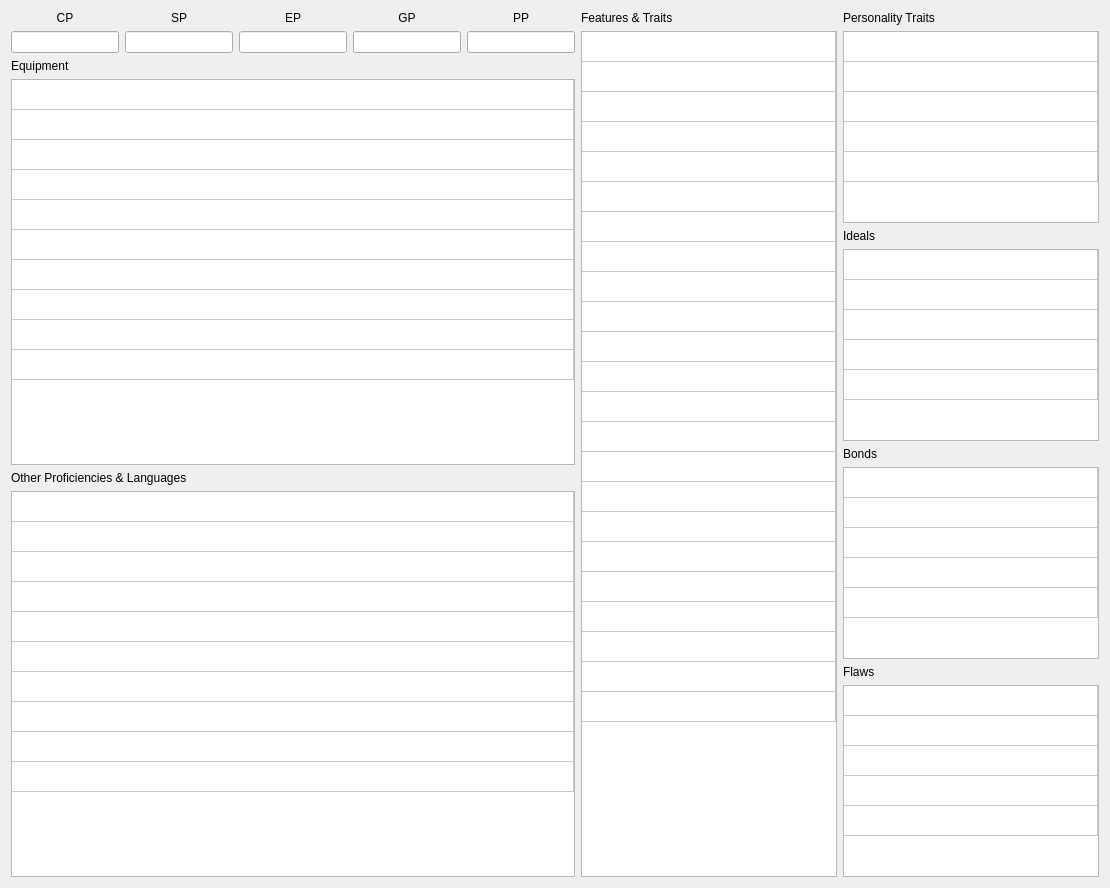
     <widget class="QWidget" name="tab_2">
      <attribute name="title">
       <string>Character Info</string>
      </attribute>
      <layout class="QHBoxLayout" name="horizontalLayout_8">
       <item>
        <layout class="QVBoxLayout" name="verticalLayout_22">
         <item>
          <layout class="QHBoxLayout" name="horizontalLayout_7">
           <item>
            <layout class="QVBoxLayout" name="verticalLayout_25">
             <item>
              <widget class="QLabel" name="label_31">
               <property name="sizePolicy">
                <sizepolicy hsizetype="Minimum" vsizetype="Maximum">
                 <horstretch>0</horstretch>
                 <verstretch>0</verstretch>
                </sizepolicy>
               </property>
               <property name="minimumSize">
                <size>
                 <width>10</width>
                 <height>0</height>
                </size>
               </property>
               <property name="text">
                <string>CP</string>
               </property>
               <property name="alignment">
                <set>Qt::AlignCenter</set>
               </property>
              </widget>
             </item>
             <item>
              <widget class="QLineEdit" name="lineEdit_cp">
               <property name="sizePolicy">
                <sizepolicy hsizetype="Minimum" vsizetype="Fixed">
                 <horstretch>0</horstretch>
                 <verstretch>0</verstretch>
                </sizepolicy>
               </property>
               <property name="minimumSize">
                <size>
                 <width>10</width>
                 <height>0</height>
                </size>
               </property>
               <property name="alignment">
                <set>Qt::AlignCenter</set>
               </property>
              </widget>
             </item>
            </layout>
           </item>
           <item>
            <layout class="QVBoxLayout" name="verticalLayout_27">
             <item>
              <widget class="QLabel" name="label_32">
               <property name="sizePolicy">
                <sizepolicy hsizetype="Minimum" vsizetype="Maximum">
                 <horstretch>0</horstretch>
                 <verstretch>0</verstretch>
                </sizepolicy>
               </property>
               <property name="minimumSize">
                <size>
                 <width>10</width>
                 <height>0</height>
                </size>
               </property>
               <property name="text">
                <string>SP</string>
               </property>
               <property name="alignment">
                <set>Qt::AlignCenter</set>
               </property>
              </widget>
             </item>
             <item>
              <widget class="QLineEdit" name="lineEdit_sp">
               <property name="sizePolicy">
                <sizepolicy hsizetype="Minimum" vsizetype="Fixed">
                 <horstretch>0</horstretch>
                 <verstretch>0</verstretch>
                </sizepolicy>
               </property>
               <property name="minimumSize">
                <size>
                 <width>10</width>
                 <height>0</height>
                </size>
               </property>
               <property name="alignment">
                <set>Qt::AlignCenter</set>
               </property>
              </widget>
             </item>
            </layout>
           </item>
           <item>
            <layout class="QVBoxLayout" name="verticalLayout_26">
             <item>
              <widget class="QLabel" name="label_33">
               <property name="sizePolicy">
                <sizepolicy hsizetype="Minimum" vsizetype="Maximum">
                 <horstretch>0</horstretch>
                 <verstretch>0</verstretch>
                </sizepolicy>
               </property>
               <property name="minimumSize">
                <size>
                 <width>20</width>
                 <height>0</height>
                </size>
               </property>
               <property name="text">
                <string>EP</string>
               </property>
               <property name="alignment">
                <set>Qt::AlignCenter</set>
               </property>
              </widget>
             </item>
             <item>
              <widget class="QLineEdit" name="lineEdit_ep">
               <property name="sizePolicy">
                <sizepolicy hsizetype="Minimum" vsizetype="Fixed">
                 <horstretch>0</horstretch>
                 <verstretch>0</verstretch>
                </sizepolicy>
               </property>
               <property name="minimumSize">
                <size>
                 <width>10</width>
                 <height>0</height>
                </size>
               </property>
               <property name="alignment">
                <set>Qt::AlignCenter</set>
               </property>
              </widget>
             </item>
            </layout>
           </item>
           <item>
            <layout class="QVBoxLayout" name="verticalLayout_29">
             <item>
              <widget class="QLabel" name="label_35">
               <property name="sizePolicy">
                <sizepolicy hsizetype="Minimum" vsizetype="Maximum">
                 <horstretch>0</horstretch>
                 <verstretch>0</verstretch>
                </sizepolicy>
               </property>
               <property name="minimumSize">
                <size>
                 <width>10</width>
                 <height>0</height>
                </size>
               </property>
               <property name="text">
                <string>GP</string>
               </property>
               <property name="alignment">
                <set>Qt::AlignCenter</set>
               </property>
              </widget>
             </item>
             <item>
              <widget class="QLineEdit" name="lineEdit_gp">
               <property name="sizePolicy">
                <sizepolicy hsizetype="Minimum" vsizetype="Fixed">
                 <horstretch>0</horstretch>
                 <verstretch>0</verstretch>
                </sizepolicy>
               </property>
               <property name="minimumSize">
                <size>
                 <width>10</width>
                 <height>0</height>
                </size>
               </property>
               <property name="alignment">
                <set>Qt::AlignCenter</set>
               </property>
              </widget>
             </item>
            </layout>
           </item>
           <item>
            <layout class="QVBoxLayout" name="verticalLayout_28">
             <item>
              <widget class="QLabel" name="label_34">
               <property name="sizePolicy">
                <sizepolicy hsizetype="Minimum" vsizetype="Maximum">
                 <horstretch>0</horstretch>
                 <verstretch>0</verstretch>
                </sizepolicy>
               </property>
               <property name="minimumSize">
                <size>
                 <width>10</width>
                 <height>0</height>
                </size>
               </property>
               <property name="text">
                <string>PP</string>
               </property>
               <property name="alignment">
                <set>Qt::AlignCenter</set>
               </property>
              </widget>
             </item>
             <item>
              <widget class="QLineEdit" name="lineEdit_pp">
               <property name="sizePolicy">
                <sizepolicy hsizetype="Minimum" vsizetype="Fixed">
                 <horstretch>0</horstretch>
                 <verstretch>0</verstretch>
                </sizepolicy>
               </property>
               <property name="minimumSize">
                <size>
                 <width>10</width>
                 <height>0</height>
                </size>
               </property>
               <property name="alignment">
                <set>Qt::AlignCenter</set>
               </property>
              </widget>
             </item>
            </layout>
           </item>
          </layout>
         </item>
         <item>
          <widget class="QLabel" name="label_28">
           <property name="sizePolicy">
            <sizepolicy hsizetype="Preferred" vsizetype="Maximum">
             <horstretch>0</horstretch>
             <verstretch>0</verstretch>
            </sizepolicy>
           </property>
           <property name="text">
            <string>Equipment</string>
           </property>
          </widget>
         </item>
         <item>
          <widget class="QTableWidget" name="tableWidget_equipment">
           <property name="sizePolicy">
            <sizepolicy hsizetype="Minimum" vsizetype="Expanding">
             <horstretch>0</horstretch>
             <verstretch>0</verstretch>
            </sizepolicy>
           </property>
           <property name="minimumSize">
            <size>
             <width>20</width>
             <height>0</height>
            </size>
           </property>
           <property name="rowCount">
            <number>10</number>
           </property>
           <property name="columnCount">
            <number>1</number>
           </property>
           <attribute name="horizontalHeaderVisible">
            <bool>false</bool>
           </attribute>
           <attribute name="horizontalHeaderStretchLastSection">
            <bool>true</bool>
           </attribute>
           <attribute name="verticalHeaderVisible">
            <bool>false</bool>
           </attribute>
           <row/>
           <row/>
           <row/>
           <row/>
           <row/>
           <row/>
           <row/>
           <row/>
           <row/>
           <row/>
           <column/>
          </widget>
         </item>
         <item>
          <widget class="QLabel" name="label_36">
           <property name="text">
            <string>Other Proficiencies &amp; Languages</string>
           </property>
          </widget>
         </item>
         <item>
          <widget class="QTableWidget" name="tableWidget_languages">
           <property name="sizePolicy">
            <sizepolicy hsizetype="Minimum" vsizetype="Expanding">
             <horstretch>0</horstretch>
             <verstretch>0</verstretch>
            </sizepolicy>
           </property>
           <property name="minimumSize">
            <size>
             <width>20</width>
             <height>0</height>
            </size>
           </property>
           <property name="rowCount">
            <number>10</number>
           </property>
           <property name="columnCount">
            <number>1</number>
           </property>
           <attribute name="horizontalHeaderVisible">
            <bool>false</bool>
           </attribute>
           <attribute name="horizontalHeaderStretchLastSection">
            <bool>true</bool>
           </attribute>
           <attribute name="verticalHeaderVisible">
            <bool>false</bool>
           </attribute>
           <row/>
           <row/>
           <row/>
           <row/>
           <row/>
           <row/>
           <row/>
           <row/>
           <row/>
           <row/>
           <column/>
          </widget>
         </item>
        </layout>
       </item>
       <item>
        <layout class="QVBoxLayout" name="verticalLayout_30">
         <item>
          <widget class="QLabel" name="label_29">
           <property name="text">
            <string>Features &amp; Traits</string>
           </property>
          </widget>
         </item>
         <item>
          <widget class="QTableWidget" name="tableWidget_featuresTraits">
           <property name="sizePolicy">
            <sizepolicy hsizetype="Expanding" vsizetype="Expanding">
             <horstretch>0</horstretch>
             <verstretch>0</verstretch>
            </sizepolicy>
           </property>
           <property name="minimumSize">
            <size>
             <width>20</width>
             <height>0</height>
            </size>
           </property>
           <property name="rowCount">
            <number>23</number>
           </property>
           <property name="columnCount">
            <number>1</number>
           </property>
           <attribute name="horizontalHeaderVisible">
            <bool>false</bool>
           </attribute>
           <attribute name="horizontalHeaderStretchLastSection">
            <bool>true</bool>
           </attribute>
           <attribute name="verticalHeaderVisible">
            <bool>false</bool>
           </attribute>
           <attribute name="verticalHeaderHighlightSections">
            <bool>true</bool>
           </attribute>
           <row/>
           <row/>
           <row/>
           <row/>
           <row/>
           <row/>
           <row/>
           <row/>
           <row/>
           <row/>
           <row/>
           <row/>
           <row/>
           <row/>
           <row/>
           <row/>
           <row/>
           <row/>
           <row/>
           <row/>
           <row/>
           <row/>
           <row/>
           <column/>
          </widget>
         </item>
        </layout>
       </item>
       <item>
        <layout class="QVBoxLayout" name="verticalLayout_24">
         <item>
          <widget class="QLabel" name="label_30">
           <property name="text">
            <string>Personality Traits</string>
           </property>
          </widget>
         </item>
         <item>
          <widget class="QTableWidget" name="tableWidget_personality">
           <property name="sizePolicy">
            <sizepolicy hsizetype="Minimum" vsizetype="Expanding">
             <horstretch>0</horstretch>
             <verstretch>0</verstretch>
            </sizepolicy>
           </property>
           <property name="minimumSize">
            <size>
             <width>20</width>
             <height>0</height>
            </size>
           </property>
           <property name="rowCount">
            <number>5</number>
           </property>
           <property name="columnCount">
            <number>1</number>
           </property>
           <attribute name="horizontalHeaderVisible">
            <bool>false</bool>
           </attribute>
           <attribute name="horizontalHeaderStretchLastSection">
            <bool>true</bool>
           </attribute>
           <attribute name="verticalHeaderVisible">
            <bool>false</bool>
           </attribute>
           <row/>
           <row/>
           <row/>
           <row/>
           <row/>
           <column/>
          </widget>
         </item>
         <item>
          <widget class="QLabel" name="label_37">
           <property name="text">
            <string>Ideals</string>
           </property>
          </widget>
         </item>
         <item>
          <widget class="QTableWidget" name="tableWidget_ideals">
           <property name="sizePolicy">
            <sizepolicy hsizetype="Minimum" vsizetype="Expanding">
             <horstretch>0</horstretch>
             <verstretch>0</verstretch>
            </sizepolicy>
           </property>
           <property name="minimumSize">
            <size>
             <width>20</width>
             <height>0</height>
            </size>
           </property>
           <property name="rowCount">
            <number>5</number>
           </property>
           <property name="columnCount">
            <number>1</number>
           </property>
           <attribute name="horizontalHeaderVisible">
            <bool>false</bool>
           </attribute>
           <attribute name="horizontalHeaderStretchLastSection">
            <bool>true</bool>
           </attribute>
           <attribute name="verticalHeaderVisible">
            <bool>false</bool>
           </attribute>
           <row/>
           <row/>
           <row/>
           <row/>
           <row/>
           <column/>
          </widget>
         </item>
         <item>
          <widget class="QLabel" name="label_38">
           <property name="text">
            <string>Bonds</string>
           </property>
          </widget>
         </item>
         <item>
          <widget class="QTableWidget" name="tableWidget_bonds">
           <property name="sizePolicy">
            <sizepolicy hsizetype="Minimum" vsizetype="Expanding">
             <horstretch>0</horstretch>
             <verstretch>0</verstretch>
            </sizepolicy>
           </property>
           <property name="minimumSize">
            <size>
             <width>20</width>
             <height>0</height>
            </size>
           </property>
           <property name="rowCount">
            <number>5</number>
           </property>
           <property name="columnCount">
            <number>1</number>
           </property>
           <attribute name="horizontalHeaderVisible">
            <bool>false</bool>
           </attribute>
           <attribute name="horizontalHeaderStretchLastSection">
            <bool>true</bool>
           </attribute>
           <attribute name="verticalHeaderVisible">
            <bool>false</bool>
           </attribute>
           <row/>
           <row/>
           <row/>
           <row/>
           <row/>
           <column/>
          </widget>
         </item>
         <item>
          <widget class="QLabel" name="label_39">
           <property name="text">
            <string>Flaws</string>
           </property>
          </widget>
         </item>
         <item>
          <widget class="QTableWidget" name="tableWidget_flaws">
           <property name="sizePolicy">
            <sizepolicy hsizetype="Minimum" vsizetype="Expanding">
             <horstretch>0</horstretch>
             <verstretch>0</verstretch>
            </sizepolicy>
           </property>
           <property name="minimumSize">
            <size>
             <width>20</width>
             <height>0</height>
            </size>
           </property>
           <property name="rowCount">
            <number>5</number>
           </property>
           <property name="columnCount">
            <number>1</number>
           </property>
           <attribute name="horizontalHeaderVisible">
            <bool>false</bool>
           </attribute>
           <attribute name="horizontalHeaderStretchLastSection">
            <bool>true</bool>
           </attribute>
           <attribute name="verticalHeaderVisible">
            <bool>false</bool>
           </attribute>
           <row/>
           <row/>
           <row/>
           <row/>
           <row/>
           <column/>
          </widget>
         </item>
        </layout>
       </item>
      </layout>
     </widget>
